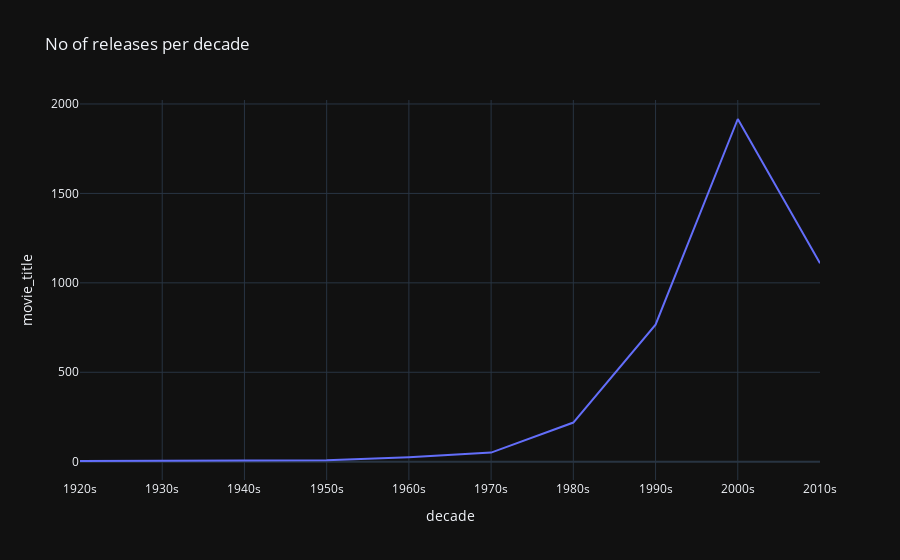

Notebook source saved alongside this figure:
### Code cell
px.line(df_cnt_by_decade, x="decade",y='movie_title',template='plotly_dark',
        title="No of releases per decade")

### Figure 1 — Plotly figure (JSON) as saved in the notebook; plotly's stock layout.template omitted (floating-point values rounded to 4 significant figures)
{"data": [{"hovertemplate": "decade=%{x}<br>movie_title=%{y}<extra></extra>", "legendgroup": "", "line": {"color": "#636efa", "dash": "solid"}, "marker": {"symbol": "circle"}, "mode": "lines", "name": "", "orientation": "v", "showlegend": false, "type": "scatter", "x": ["1920s", "1930s", "1940s", "1950s", "1960s", "1970s", "1980s", "1990s", "2000s", "2010s"], "xaxis": "x", "y": [4, 6, 7, 8, 25, 51, 219, 766, 1916, 1110], "yaxis": "y"}], "layout": {"legend": {"tracegroupgap": 0}, "title": {"text": "No of releases per decade"}, "xaxis": {"anchor": "y", "domain": [0, 1], "title": {"text": "decade"}}, "yaxis": {"anchor": "x", "domain": [0, 1], "title": {"text": "movie_title"}}}}
